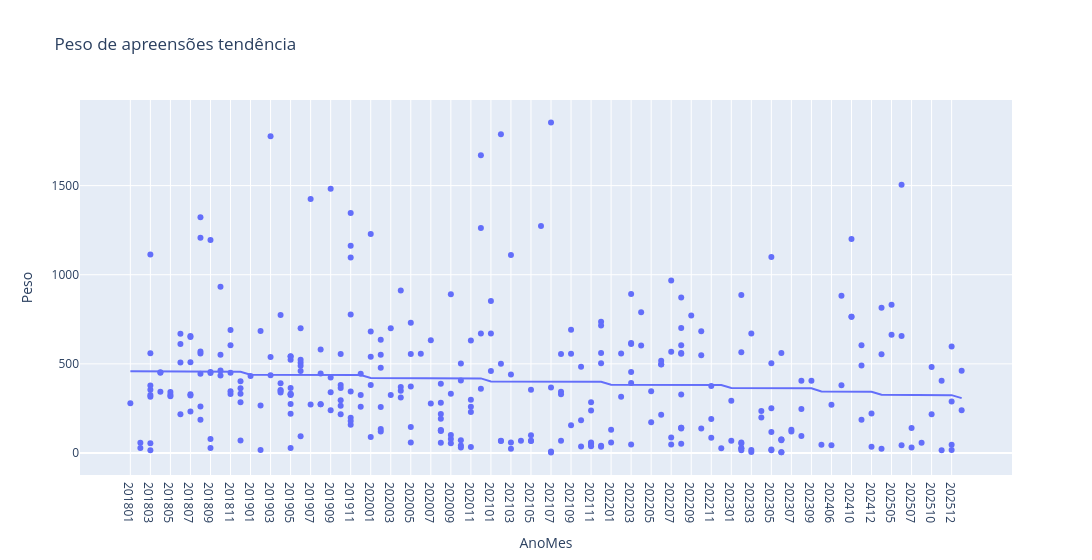

The notebook cell saved with this chart:
### Code cell
fig = g.px.scatter(g.df_apreensoes[g.df_apreensoes.Ano>=2018],
                  x='AnoMes', y='Peso',
                  title='Peso de apreensões tendência', trendline='ols')
fig.update_layout(width=g.WIDTH)
# fig.update_xaxes(categoryorder='category ascending')
fig.show()

### Figure 1 — Plotly figure (JSON) as saved in the notebook; plotly's stock layout.template omitted (floating-point values rounded to 4 significant figures; data arrays with more than 128 entries replaced by an {"elided": "..."} marker saying what was removed)
{"data": [{"hovertemplate": "AnoMes=%{x}<br>Peso=%{y}<extra></extra>", "legendgroup": "", "marker": {"color": "#636efa", "symbol": "circle"}, "mode": "markers", "name": "", "orientation": "v", "showlegend": false, "type": "scatter", "x": {"elided": "309 str values"}, "xaxis": "x", "y": {"elided": "309 float values"}, "yaxis": "y"}, {"hovertemplate": "<b>OLS trendline</b><br>Peso = -0.187947 * AnoMes + 38386<br>R<sup>2</sup>=0.012939<br><br>AnoMes=%{x}<br>Peso=%{y} <b>(trend)</b><extra></extra>", "legendgroup": "", "marker": {"color": "#636efa", "symbol": "circle"}, "mode": "lines", "name": "", "showlegend": false, "type": "scatter", "x": {"elided": "309 str values"}, "xaxis": "x", "y": {"elided": "309 float values"}, "yaxis": "y"}], "layout": {"legend": {"tracegroupgap": 0}, "title": {"text": "Peso de apreensões tendência"}, "width": 1100, "xaxis": {"anchor": "y", "domain": [0, 1], "title": {"text": "AnoMes"}}, "yaxis": {"anchor": "x", "domain": [0, 1], "title": {"text": "Peso"}}}}
